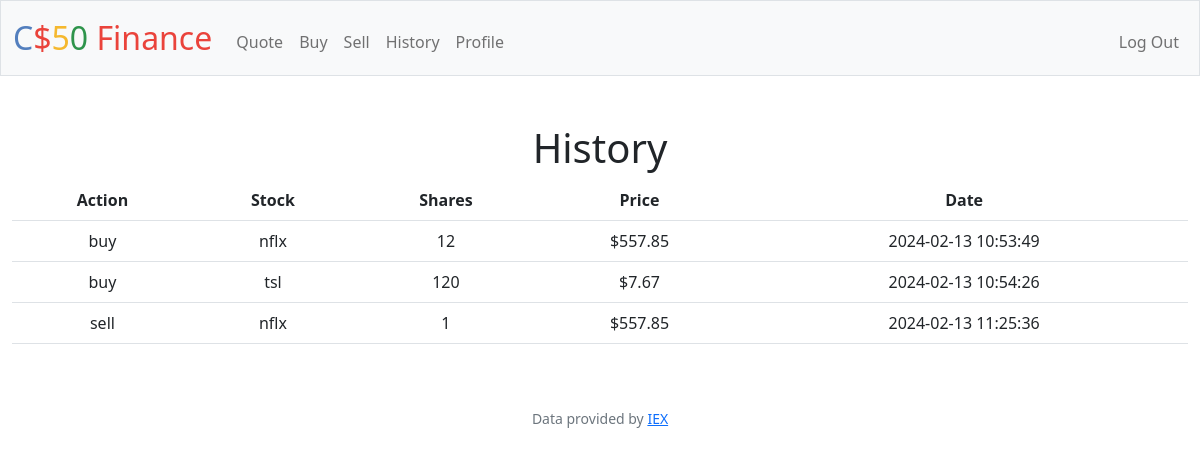
The page /history (signed in) on the database as committed earlier.
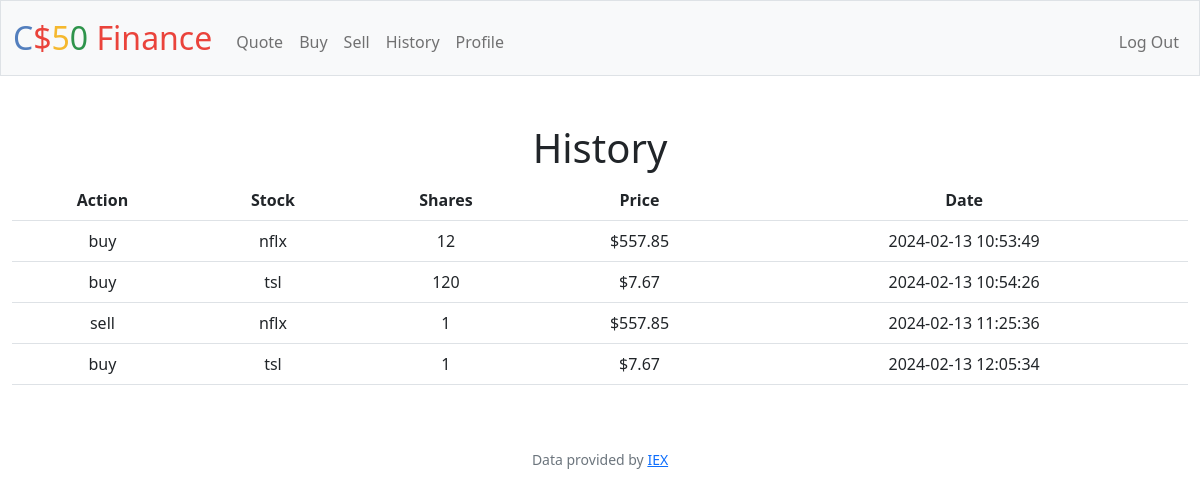
The same page on the database as committed later.
### tables this page shows
CREATE TABLE history (id INTEGER PRIMARY KEY AUTOINCREMENT NOT NULL, uuid INTEGER NOT NULL, symbol VARCHAR(255) NOT NULL, shares INTEGER NOT NULL, price NUMBERIC NOT NULL, action VARCHAR(5) NOT NULL, dt DATETIME NOT NULL, FOREIGN KEY (uuid) REFERENCES users(id));

### app.py (the view)
@app.route("/history")
@login_required
def history():
    history = db.execute("SELECT * FROM history WHERE uuid = ?;", session["user_id"])
    return render_template("history.html", history=history)

### app.py (called while the page is built)
@app.after_request
def after_request(response):
    response.headers["Cache-Control"] = "no-cache, no-store, must-revalidate"
    response.headers["Expires"] = 0
    response.headers["Pragma"] = "no-cache"
    return response

### helpers.py (called while the page is built)
def login_required(f):
    @wraps(f)
    def decorated_function(*args, **kwargs):
        if session.get("user_id") is None:
            return redirect("/login")
        return f(*args, **kwargs)
    return decorated_function

def usd(value):
    return f"${value:,.2f}"

### templates/history.html (shortened to what this page needs)
{% extends "layout.html" %}
{% block main %}
<h1>History</h1>
<table class="table">
    <tr>
        <th>Action</th>
        <th>Stock</th>
        <th>Shares</th>
        <th>Price</th>
        <th>Date</th>
    </tr>
    {% if history %}
    {% for entry in history %}
    <tr>
        <td>{{ entry["action"] }}</td>
        <td>{{ entry["symbol"] }}</td>
        <td>{{ entry["shares"] }}</td>
        <td>{{ entry["price"] | usd }}</td>
        <td>{{ entry["dt"] }}</td>
    </tr>
    {% endfor %}
    {% endif %}
</table>
{% endblock %}

### templates/layout.html (shortened to what this page needs)
<!DOCTYPE html>
<html lang="en">
    <head>
        <link href="https://cdn.jsdelivr.net/npm/bootstrap@5.1.3/dist/css/bootstrap.min.css" rel="stylesheet">
        <link href="/static/styles.css" rel="stylesheet">
    </head>
    <body>
        <nav class="bg-light border navbar navbar-expand-md navbar-light">
            <div class="container-fluid">
                <a class="navbar-brand" href="/"><span class="blue">C</span><span class="red">$</span><span class="yellow">5</span><span class="green">0</span> <span class="red">Finance</span></a>
                <div class="collapse navbar-collapse" id="navbar">
                    {% if session["user_id"] %}
                        <ul class="navbar-nav me-auto mt-2">
                            <li class="nav-item"><a class="nav-link" href="/quote">Quote</a></li>
                            <li class="nav-item"><a class="nav-link" href="/buy">Buy</a></li>
                            <li class="nav-item"><a class="nav-link" href="/sell">Sell</a></li>
                            <li class="nav-item"><a class="nav-link" href="/history">History</a></li>
                            <li class="nav-item"><a class="nav-link" href="/profile">Profile</a></li>
                        </ul>
                        <ul class="navbar-nav ms-auto mt-2">
                            <li class="nav-item"><a class="nav-link" href="/logout">Log Out</a></li>
                        </ul>
                    {% else %}
                        <ul class="navbar-nav ms-auto mt-2">
                            <li class="nav-item"><a class="nav-link" href="/register">Register</a></li>
                            <li class="nav-item"><a class="nav-link" href="/login">Log In</a></li>
                        </ul>
                    {% endif %}
                </div>
            </div>
        </nav>
        <main class="container-fluid py-5 text-center">
            {% block main %}{% endblock %}
        </main>
        <footer class="mb-5 small text-center text-muted">
            Data provided by <a href="https://iexcloud.io/">IEX</a>
        </footer>
    </body>
</html>

### static/styles.css (style rules this page uses)
nav .navbar-brand { font-size: xx-large; }
nav .navbar-brand .blue { color: #537fbe; }
nav .navbar-brand .red { color: #ea433b; }
nav .navbar-brand .yellow { color: #f5b82e; }
nav .navbar-brand .green { color: #2e944b; }

Rows that differ between the two databases and show on the page:
added history: action "buy", symbol "tsl", shares "1", price "$7.67", dt "2024-02-13 12:05:34"
